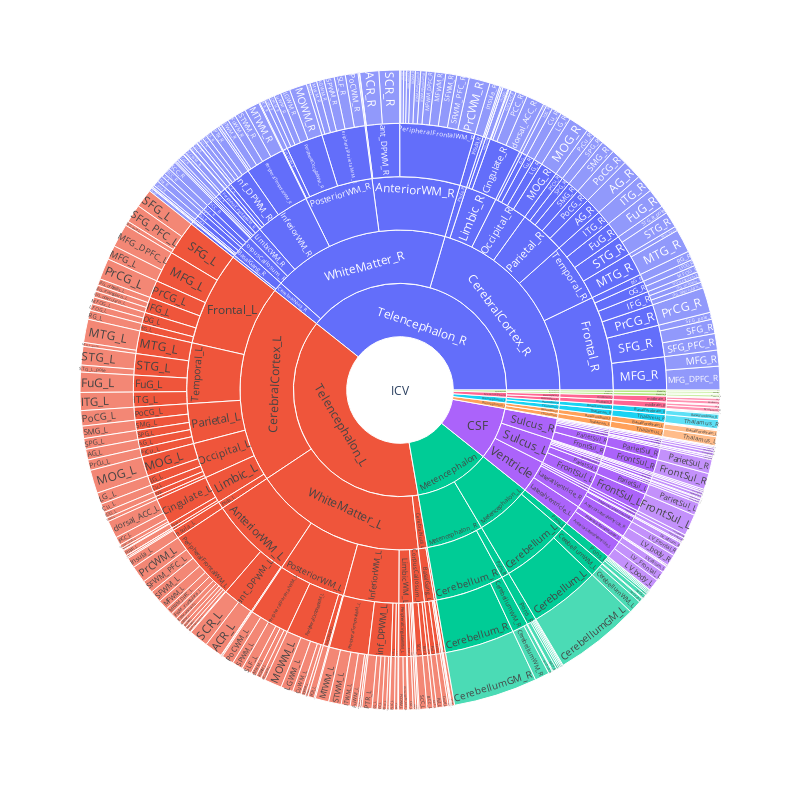

The code cell stored with this chart in its notebook:
### Code cell
fig = px.sunburst(subjectData, path=['icv', 'level1', 'level2', 'level3', 'level4', 'roi'], 
                  values='comp', width=800, height=800)
fig.show()

### Figure 1 — Plotly figure (JSON) as saved in the notebook; plotly's stock layout.template omitted (floating-point values rounded to 4 significant figures; data arrays with more than 128 entries replaced by an {"elided": "..."} marker saying what was removed)
{"data": [{"branchvalues": "total", "domain": {"x": [0, 1], "y": [0, 1]}, "hovertemplate": "labels=%{label}<br>comp=%{value}<br>parent=%{parent}<br>id=%{id}<extra></extra>", "ids": {"elided": "503 str values"}, "labels": {"elided": "503 str values"}, "level": "ICV", "name": "", "parents": {"elided": "503 str values"}, "type": "sunburst", "values": {"elided": "503 float values"}}], "layout": {"height": 800, "legend": {"tracegroupgap": 0}, "margin": {"t": 60}, "width": 800}}
